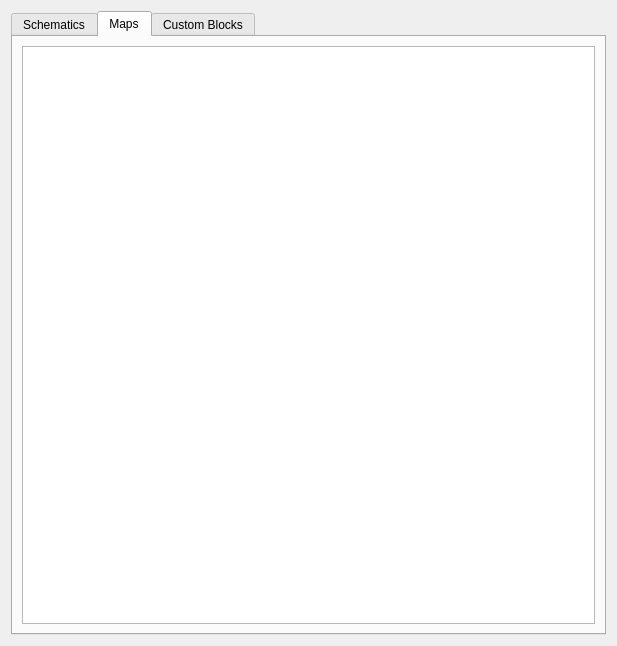
<?xml version="1.0" encoding="UTF-8"?>
<ui version="4.0">
 <class>Dialog</class>
 <widget class="QDialog" name="Dialog">
  <property name="geometry">
   <rect>
    <x>0</x>
    <y>0</y>
    <width>617</width>
    <height>646</height>
   </rect>
  </property>
  <property name="windowTitle">
   <string>Dialog</string>
  </property>
  <layout class="QHBoxLayout" name="horizontalLayout">
   <item>
    <widget class="QTabWidget" name="tabWidget">
     <property name="currentIndex">
      <number>1</number>
     </property>
     <widget class="QWidget" name="schematicsTab">
      <attribute name="title">
       <string>Schematics</string>
      </attribute>
      <layout class="QVBoxLayout" name="verticalLayout">
       <item>
        <widget class="QTreeView" name="schematicsTreeView">
         <property name="dragEnabled">
          <bool>true</bool>
         </property>
         <property name="dragDropMode">
          <enum>QAbstractItemView::DragOnly</enum>
         </property>
        </widget>
       </item>
       <item>
        <layout class="QHBoxLayout" name="horizontalLayout_2">
         <item>
          <spacer name="horizontalSpacer">
           <property name="orientation">
            <enum>Qt::Horizontal</enum>
           </property>
           <property name="sizeHint" stdset="0">
            <size>
             <width>40</width>
             <height>20</height>
            </size>
           </property>
          </spacer>
         </item>
         <item>
          <widget class="QPushButton" name="openLibraryButton">
           <property name="text">
            <string>Open Schematics Folder</string>
           </property>
          </widget>
         </item>
        </layout>
       </item>
      </layout>
     </widget>
     <widget class="QWidget" name="mapsTab">
      <attribute name="title">
       <string>Maps</string>
      </attribute>
      <layout class="QVBoxLayout" name="verticalLayout_2">
       <item>
        <widget class="QListView" name="mapListView">
         <property name="dragEnabled">
          <bool>true</bool>
         </property>
         <property name="dragDropMode">
          <enum>QAbstractItemView::DragOnly</enum>
         </property>
         <property name="movement">
          <enum>QListView::Snap</enum>
         </property>
         <property name="resizeMode">
          <enum>QListView::Adjust</enum>
         </property>
         <property name="viewMode">
          <enum>QListView::IconMode</enum>
         </property>
        </widget>
       </item>
      </layout>
     </widget>
     <widget class="QWidget" name="customBlocksTab">
      <attribute name="title">
       <string>Custom Blocks</string>
      </attribute>
     </widget>
    </widget>
   </item>
  </layout>
 </widget>
 <resources/>
 <connections/>
</ui>
